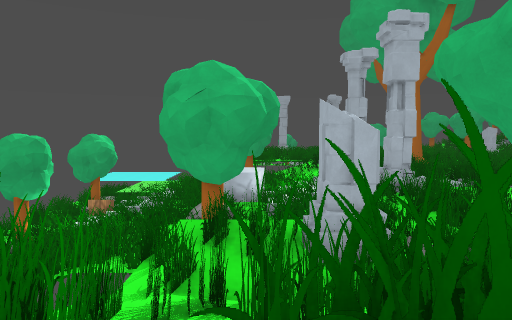
[1] (above)

24 first-person views from a walk through a Godot game level. The camera is 1.2 m above the floor, tilts 4° down and sees 70° across. The floor is counted in squares, 2 m on a side. Each view is taken from the middle of a square. On the plan, view 1 faces up. The plan holds only what a view shows up to about 10 squares ahead; the rest is blank. The place goes on beyond the plan. Some surface patterns are stand-ins.

[2]
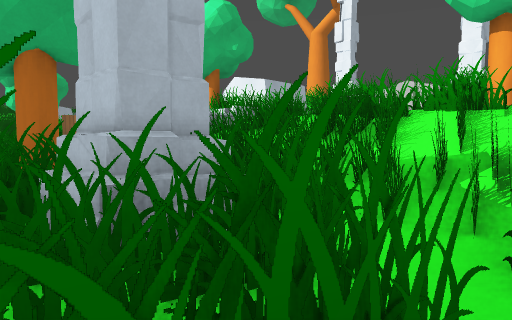

[3]
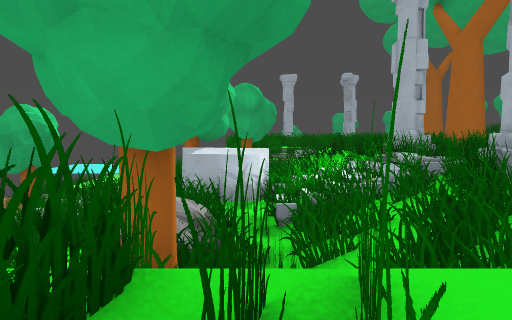

[4]
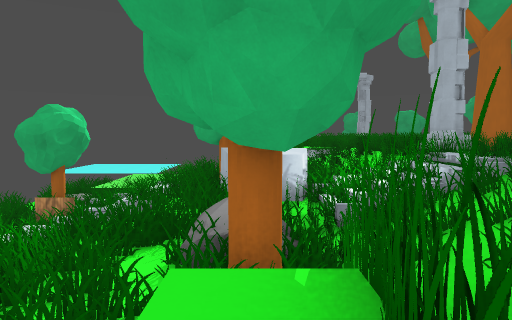

[5]
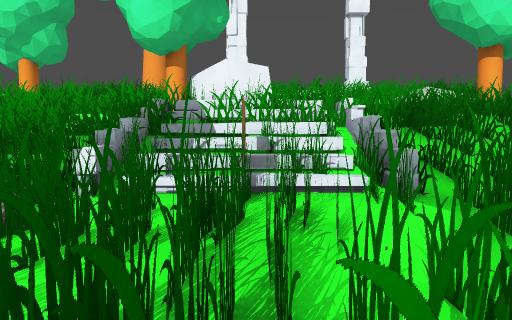

[6]
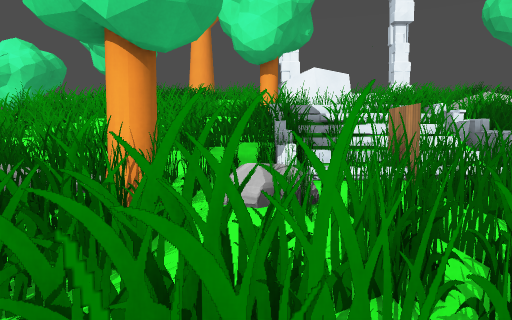

[7]
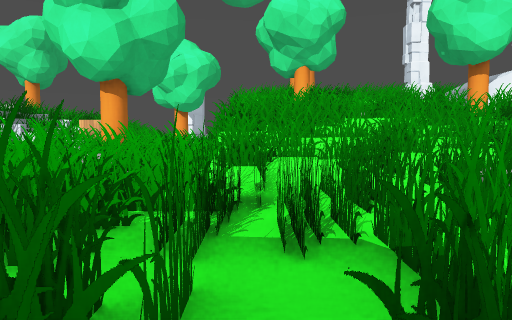

[8]
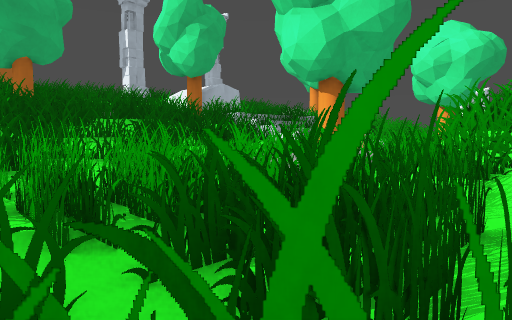

[9]
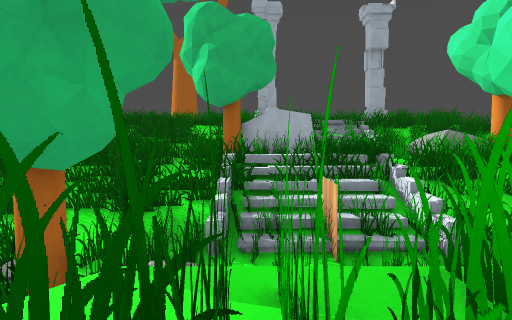

[10]
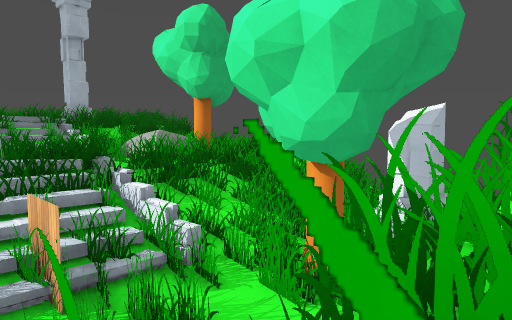

[11]
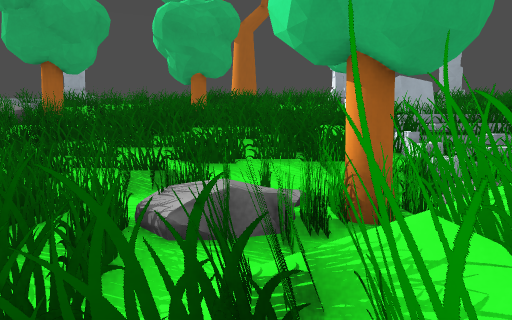

[12]
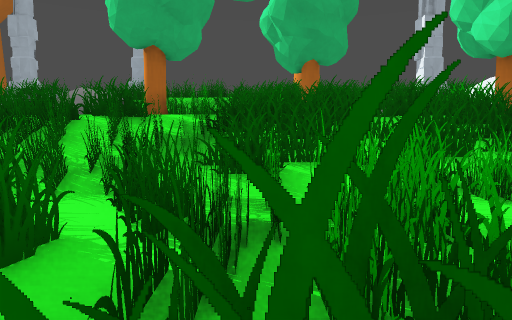

[13]
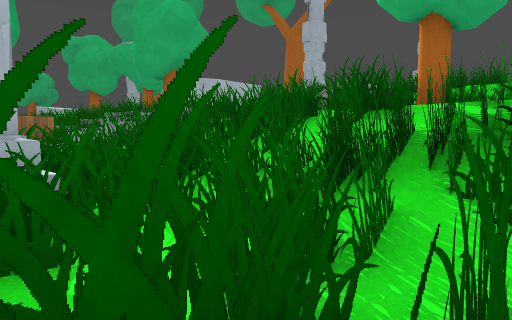

[14]
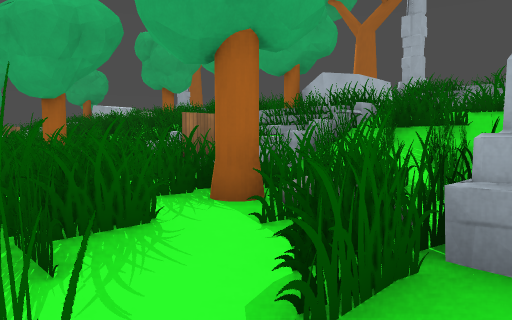

[15]
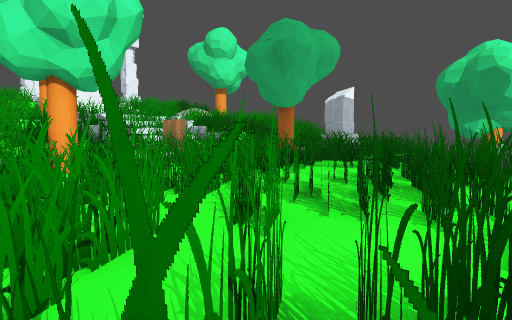

[16]
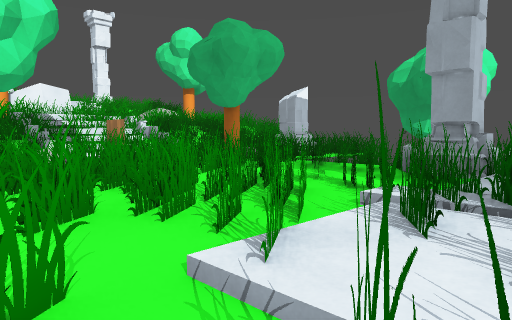

[17]
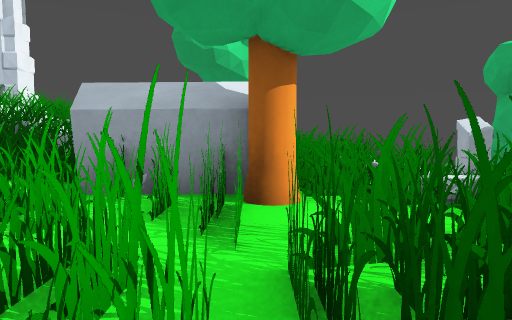

[18]
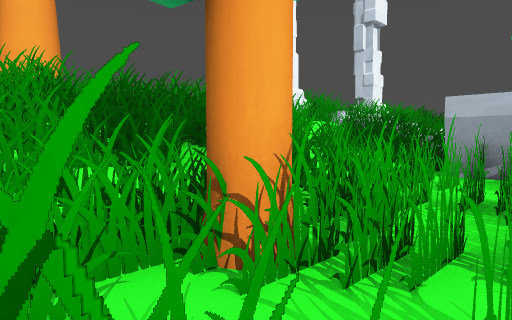

[19]
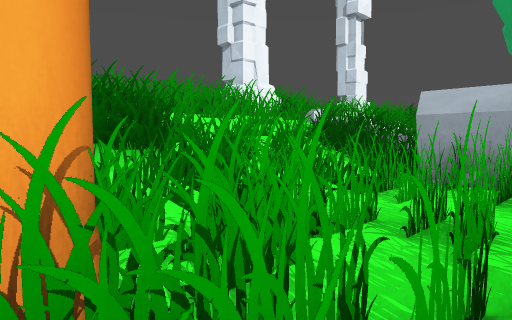

[20]
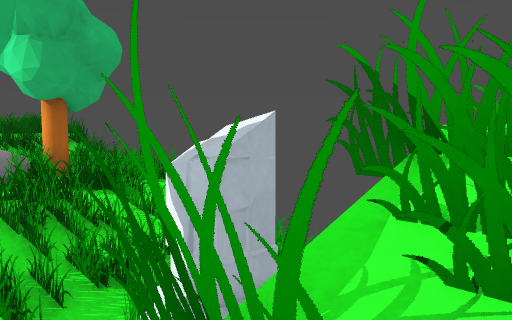

[21]
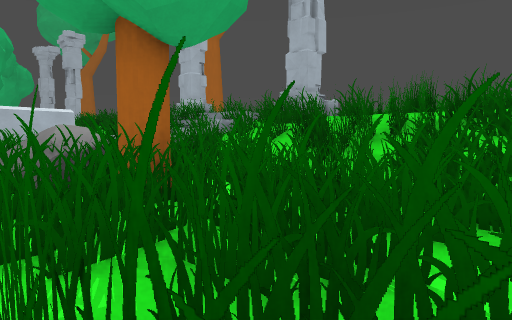

[22]
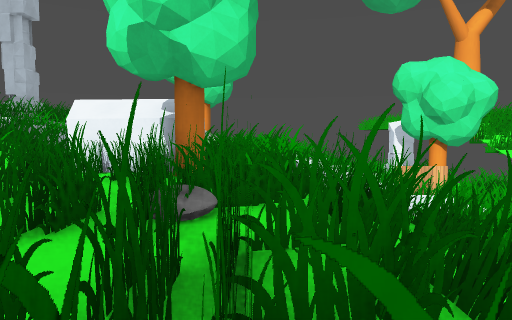

[23]
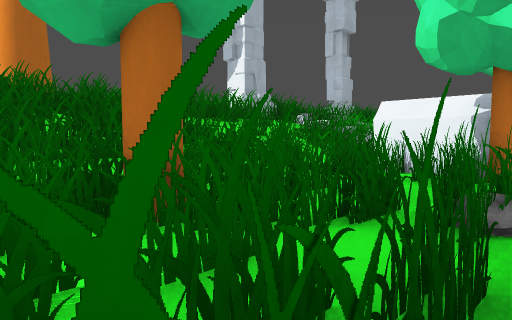

[24]
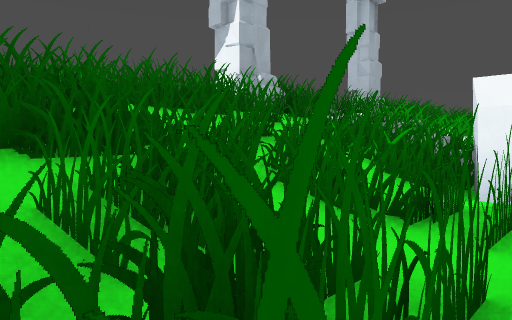

### Floor plan
Key: @ floor where view 1 was taken; # wall or solid block; x gap in a wall; . main floor; : floor 0.25 m higher than the main floor; + floor 0.5 m higher than the main floor; - floor 1.75 m lower than the main floor; * floor 2 m higher than the main floor; % floor 4 m higher than the main floor; / step, stairs or slope; = window, fence, low wall or low ledge; ^ raised ledge; R rock.
Columns run from 6 left of view 1 to 27 right of it. Each row starts with its distance up from view 1.
 15  # #R R///#            /## R R
 14 ##=-RRR//=#            =#  RRR=
 13 ##=----//=//           ##=    #//
 12 #/#----////# ///.  ....#=/     //
 11  //  -#=//////:/.. ..##///  *##=/
 10   /-RR#///#....... ..#./// RR //##
  9  //--R-///........ ..#=///  R ///
  8  //----///.......  . ..///**#*///
  7   /----///....... .....///****///
  6  ## #..................///****///
  5      ..##x#...+##R.....///**#*///
  4      #.../......#......///****///
  3      //////==/#/////.#////*#**///
  2     ##////==//=/////.##///****///
  1      /////#^^^//////..==////**///
  0       @      ***= **. ./=#*RRR///#
 -1         R   RR#*****. .=#* RRR=//#
 -2        ##R  RR******.../##    ///
 -3             RR****#*...==#    ///
 -4          ###////////.##///    #=//
 -5          =#=////////.#./// RR   ##
 -6          ///##%%   %.#=/// *R
 -7         #/   #         ///  #
 -8                        ///  ##
 -9                       ##=#

Where each view was taken, in squares from view 1:
view 1: 0 up, 0 right, facing up
view 2: 6 up, 1 left, facing down-right
view 3: 5 up, 0 right, facing up
view 4: 5 up, 1 left, facing up
view 5: 7 up, 6 right, facing down
view 6: 8 up, 8 right, facing down
view 7: 8 up, 13 right, facing down
view 8: 7 up, 12 right, facing down-right
view 9: 0 up, 12 right, facing right
view 10: 0 up, 13 right, facing down-right
view 11: 3 up, 12 right, facing right
view 12: 6 up, 13 right, facing right
view 13: 6 up, 15 right, facing up-right
view 14: 9 up, 13 right, facing up-right
view 15: 11 up, 11 right, facing down-left
view 16: 12 up, 10 right, facing down-left
view 17: 1 down, 11 right, facing left
view 18: 1 down, 13 right, facing down-left
view 19: 1 down, 12 right, facing down-left
view 20: 4 down, 13 right, facing down-right
view 21: 5 up, 20 right, facing up-right
view 22: 6 up, 20 right, facing down
view 23: 6 up, 20 right, facing down-right
view 24: 4 up, 22 right, facing down-right
